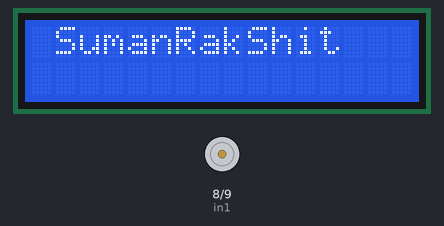
The sketch below on a simulated Arduino Uno, built with avr-gcc and run on an emulated ATmega328P. Parts: 16×2 character LCD, motor-driver pin pairs drawn as motors (green arrow = first pin HIGH = forward, orange = second pin HIGH = backward, longer = more drive, scaled by the enable pin). What the sketch prints to the serial monitor is not drawn.

Above: at 0.1 s.
At 2.2 s:
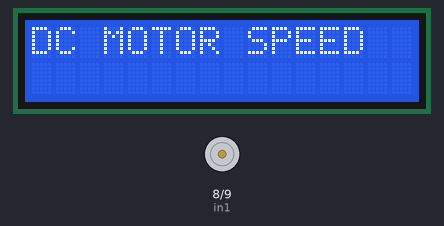
At 20.91 s:
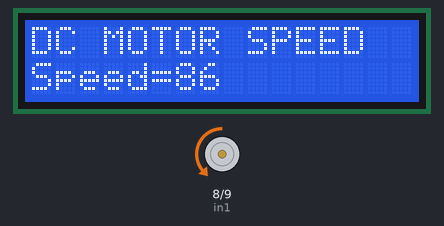
At 39.82 s:
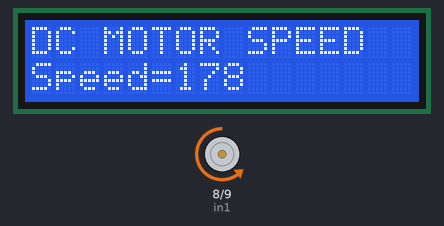
Timing chart, 0 to 40.0 s (numbered marks = the images above):
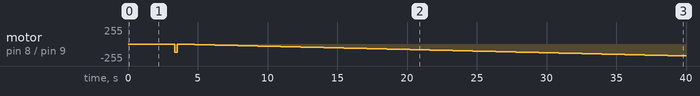

The sketch:

Motor_Speed_Controller.ino
```cpp
//Motor Speed Controller By Suman Rakshit
#include <LiquidCrystal.h>
// initialize the library by associating any needed LCD interface pin
// with the arduino pin number it is connected to
const int rs = 12, en = 11, d4 = 5, d5 = 4, d6 = 3, d7 = 2;
LiquidCrystal lcd(rs, en, d4, d5, d6, d7);
// Motor A connections
int enA = 10;// Initialize pin 10 for Enable pin
int in1 = 8; // Initialize pin 8 for Input1
int in2 = 9;// Initialize pin 9 for Input1
int i;
void setup() {

  Serial.begin(9600);
  Serial.println(" DC Motor simulation");
  // Set all the motor control pins to outputs
  pinMode(enA, OUTPUT);
  pinMode(in1, OUTPUT);
  pinMode(in2, OUTPUT);
  //Initial state
  digitalWrite(in1, LOW);
  digitalWrite(in2, LOW);
  lcd.begin(16, 2);
  // clear old screen data
  lcd.clear();
  // text to be displayed on the screen
  lcd.print(" SumanRakShit ");
  delay(2000);
}

void loop() {
  //directionControl();
  //delay(1000);

  int speed = map(analogRead(A0), 0, 1024, 0, 255);
  analogWrite (enA, speed);
  lcd.begin(16, 2);
  // clear old screen data
  lcd.clear();
  // text to be displayed on the screen
  lcd.print("DC MOTOR SPEED ");
  delay(1000);
  speedControl();
  delay(1000);
}

void speedControl() {
  // Turn on motors
  digitalWrite(in1, LOW);
  digitalWrite(in2, HIGH);
  int speed = lcd.print("");
  // Accelerate from zero to maximum speed
  for (i = 0; i < 255; i++) {
    analogWrite(enA, i);
    lcd.clear();
    lcd.print("DC MOTOR SPEED ");
    lcd.setCursor(0, 1);
    lcd.print("Speed=");
    lcd.print(i);
    delay(200);
  }

  // Decelerate from maximum speed to zero
  for ( i = 255; i >= 0; --i) {
    analogWrite(enA, i);
    lcd.clear();
    lcd.print("DC MOTOR SPEED ");
    lcd.setCursor(0, 1);
    lcd.print("Speed=");
    lcd.print(i);
    delay(200);
  }

  // Now turn off motors
  digitalWrite(in1, LOW);
  digitalWrite(in2, LOW);

}
```

Measured:
- by itself, motor on pin 8 (in1) / pin 9 (in2): stopped → backward 127/255 at 3.3 s, → backward 2/255 0.21 s later, → backward 3/255 0.21 s later, → backward 4/255 0.21 s later, … (179 changes in this stretch)
- what the display in image 1 shows lasts 1.0 s, from 2.1 s to 3.1 s
